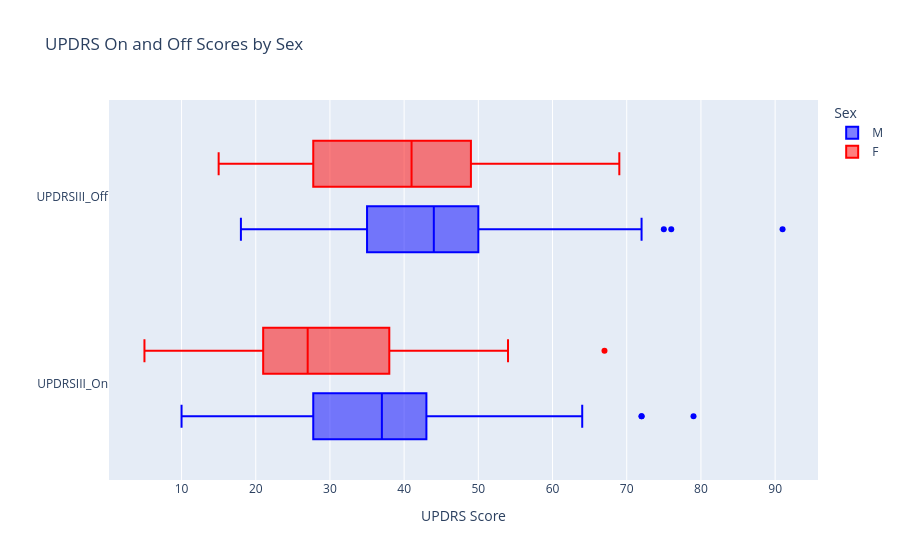

Here is the notebook cell this chart was saved with:
### Code cell
# Melt the DataFrame to long format to include both UPDRS On and Off scores
melted_df = subjects_df.melt(id_vars=['Subject', 'Sex'], 
                             value_vars=['UPDRSIII_On', 'UPDRSIII_Off'],
                             var_name='Medication_Status', 
                             value_name='UPDRS_Score')

# Remove rows with missing UPDRS scores
melted_df_clean = melted_df.dropna(subset=['UPDRS_Score', 'Sex'])

# Create a boxplot comparing UPDRS On and Off scores by Sex
fig = px.box(melted_df_clean, 
             y='Medication_Status', 
             x='UPDRS_Score', 
             color='Sex',
             title='UPDRS On and Off Scores by Sex',
             labels={'UPDRS_Score': 'UPDRS Score', 'Medication_Status': ''},
             color_discrete_sequence=["blue", "red"]  
            )


fig.show()

### Figure 1 — Plotly figure (JSON) as saved in the notebook; plotly's stock layout.template omitted (floating-point values rounded to 4 significant figures; data arrays with more than 128 entries replaced by an {"elided": "..."} marker saying what was removed)
{"data": [{"alignmentgroup": "True", "hovertemplate": "Sex=M<br>UPDRS Score=%{x}<br>=%{y}<extra></extra>", "legendgroup": "M", "marker": {"color": "blue"}, "name": "M", "notched": false, "offsetgroup": "M", "orientation": "h", "showlegend": true, "type": "box", "x": {"elided": "214 int values"}, "x0": " ", "xaxis": "x", "y": {"elided": "214 str values"}, "y0": " ", "yaxis": "y"}, {"alignmentgroup": "True", "hovertemplate": "Sex=F<br>UPDRS Score=%{x}<br>=%{y}<extra></extra>", "legendgroup": "F", "marker": {"color": "red"}, "name": "F", "notched": false, "offsetgroup": "F", "orientation": "h", "showlegend": true, "type": "box", "x": [47, 38, 38, 31, 40, 25, 14, 25, 25, 44, 29, 17, 17, 22, 27, 15, 13, 27, 33, 36, 20, 21, 16, 20, 27, 47, 45, 23, 14, 48, 43, 23, 25, 33, 22, 21, 54, 33, 32, 67, 21, 11, 26, 18, 5, 52, 38, 47, 41, 30, 28, 54, 49, 42, 18, 53, 31, 33, 26, 37, 15, 39, 50, 33, 49, 52, 22, 18, 27, 32, 45, 52, 47, 46, 24, 27, 35, 24, 30, 68, 41, 36, 69, 27, 42, 42, 55, 64, 45, 45], "x0": " ", "xaxis": "x", "y": ["UPDRSIII_On", "UPDRSIII_On", "UPDRSIII_On", "UPDRSIII_On", "UPDRSIII_On", "UPDRSIII_On", "UPDRSIII_On", "UPDRSIII_On", "UPDRSIII_On", "UPDRSIII_On", "UPDRSIII_On", "UPDRSIII_On", "UPDRSIII_On", "UPDRSIII_On", "UPDRSIII_On", "UPDRSIII_On", "UPDRSIII_On", "UPDRSIII_On", "UPDRSIII_On", "UPDRSIII_On", "UPDRSIII_On", "UPDRSIII_On", "UPDRSIII_On", "UPDRSIII_On", "UPDRSIII_On", "UPDRSIII_On", "UPDRSIII_On", "UPDRSIII_On", "UPDRSIII_On", "UPDRSIII_On", "UPDRSIII_On", "UPDRSIII_On", "UPDRSIII_On", "UPDRSIII_On", "UPDRSIII_On", "UPDRSIII_On", "UPDRSIII_On", "UPDRSIII_On", "UPDRSIII_On", "UPDRSIII_On", "UPDRSIII_On", "UPDRSIII_On", "UPDRSIII_On", "UPDRSIII_On", "UPDRSIII_On", "UPDRSIII_On", "UPDRSIII_On", "UPDRSIII_On", "UPDRSIII_On", "UPDRSIII_On", "UPDRSIII_On", "UPDRSIII_Off", "UPDRSIII_Off", "UPDRSIII_Off", "UPDRSIII_Off", "UPDRSIII_Off", "UPDRSIII_Off", "UPDRSIII_Off", "UPDRSIII_Off", "UPDRSIII_Off", "UPDRSIII_Off", "UPDRSIII_Off", "UPDRSIII_Off", "UPDRSIII_Off", "UPDRSIII_Off", "UPDRSIII_Off", "UPDRSIII_Off", "UPDRSIII_Off", "UPDRSIII_Off", "UPDRSIII_Off", "UPDRSIII_Off", "UPDRSIII_Off", "UPDRSIII_Off", "UPDRSIII_Off", "UPDRSIII_Off", "UPDRSIII_Off", "UPDRSIII_Off", "UPDRSIII_Off", "UPDRSIII_Off", "UPDRSIII_Off", "UPDRSIII_Off", "UPDRSIII_Off", "UPDRSIII_Off", "UPDRSIII_Off", "UPDRSIII_Off", "UPDRSIII_Off", "UPDRSIII_Off", "UPDRSIII_Off", "UPDRSIII_Off", "UPDRSIII_Off"], "y0": " ", "yaxis": "y"}], "layout": {"boxmode": "group", "legend": {"title": {"text": "Sex"}, "tracegroupgap": 0}, "title": {"text": "UPDRS On and Off Scores by Sex"}, "xaxis": {"anchor": "y", "domain": [0, 1], "title": {"text": "UPDRS Score"}}, "yaxis": {"anchor": "x", "domain": [0, 1], "title": {"text": ""}}}}
